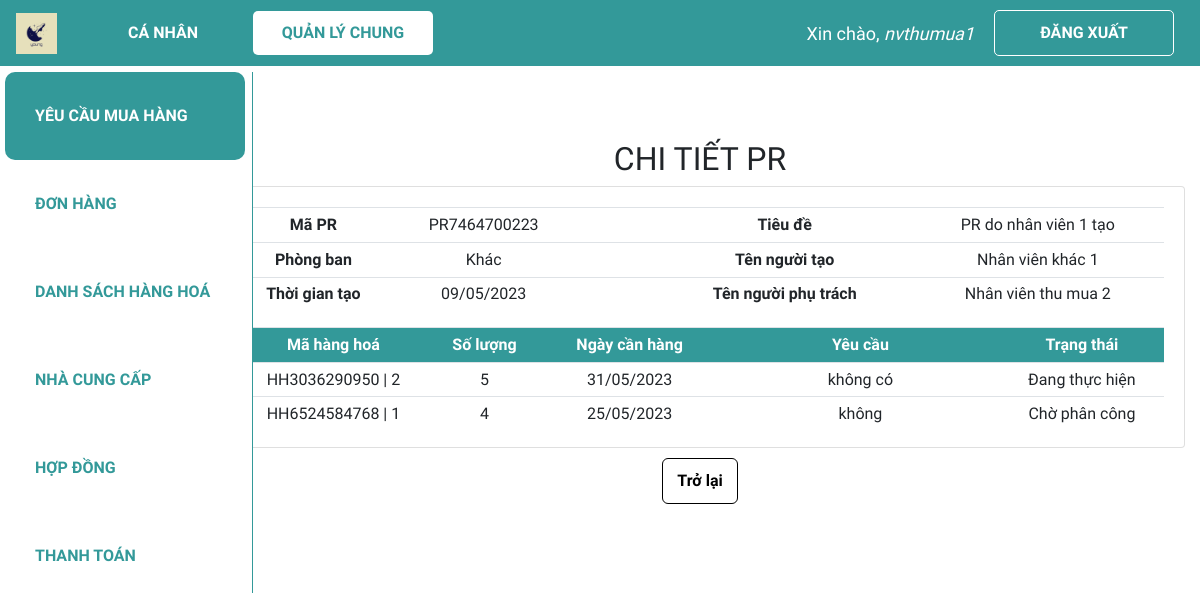
The app's page /xem_pr/PR7464700223 (signed in), older data.
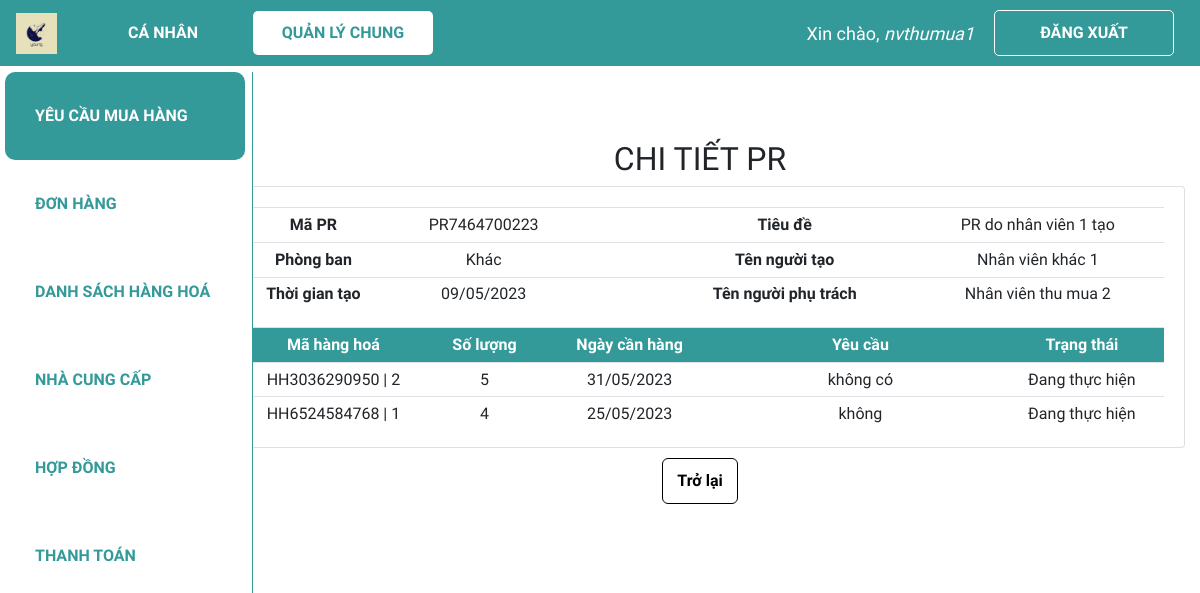
The same page, newer data.
### web_core/models.py (models this page shows, shortened)
class PR_HH(models.Model):
    danh_muc_trang_thai = (
        ('Chờ phân công', 'Chờ phân công'),
        ('Đang thực hiện', 'Đang thực hiện'),
        ('Đã hoàn thành', 'Đã hoàn thành'),
    )
    ma_PR = models.ForeignKey(PR, on_delete = models.CASCADE, verbose_name = 'Mã PR', blank = True, null = True)
    ma_hang_hoa = models.ForeignKey(HANGHOA, on_delete=models.SET_NULL, verbose_name = 'Mã hàng hoá', null = True)
    so_luong = models.IntegerField('Số lượng', validators = [MinValueValidator(0)], default = 0)
    ngay_can_hang = models.DateField('Ngày cần hàng', editable = True, blank = True, null = True)
    ngay_cap_nhat = models.DateField('Ngày cập nhật', default = datetime.now)
    yeu_cau = models.CharField('Yêu cầu', max_length = 300, blank = True, null = True)
    trang_thai = models.CharField('Trạng thái PR', max_length = 100, choices=danh_muc_trang_thai, default='Chờ phân công', null=True)

class HANGHOA(models.Model):
    ma_HH = ShortUUIDField(
        verbose_name='Mã hàng hoá',
        length=10,
        max_length=12,
        prefix="HH",
        alphabet="0123456789",
        primary_key=True
    )
    ten_hang_hoa = models.CharField('Tên hàng hoá', max_length = 100, null=True)
    so_luong_ton = models.IntegerField('Số lượng tồn', validators = [MinValueValidator(0)], default = 0)
    def __str__(self):
        line = str(self.ma_HH) + ' | ' + self.ten_hang_hoa
        return line

### web_core/views.py (the view)
# urls.py: path('xem_pr/<str:ma_PR>', views.view_pr, name='quanli_xem_pr'),
@login_required(login_url='login')
def view_pr(request, ma_PR):
    if ma_PR is None:
        return redirect('/dspr')
    pr = PR.objects.get(ma_PR=ma_PR)
    pr_hhs = PR_HH.objects.filter(ma_PR = ma_PR)
    context = {'pr':pr, 'pr_hh':pr_hhs}
    return render(request,'web_core/view_pr.html', context)

### web_core/templatetags/index.py (called while the page is built)
@register.filter
def first_group_name(user):
    groups = user.groups.all()
    if groups:
        return groups[0].name
    return ''

### web_core/templates/web_core/view_pr.html (shortened to what this page needs)
{% extends 'web_core/main.html' %}
{% block content %}
<h2 class="table-title" style>CHI TIẾT PR</h2>
<div class="card card-body">
    <table class="table table-sm pr">
        <tr>
            <th class="mid-content">Mã PR</th>
            <td class="mid-content">{{pr.ma_PR}}</td>
            <th class="small-content"></th>
            <th class="large-content">Tiêu đề</th>
            <td class="large-content">{{pr.ten_PR}}</td>
        </tr>
        <tr>
            <th class="mid-content">Phòng ban</th>
            <td class="mid-content">{{pr.ma_nhan_vien_tao.phong_ban}}</td>
            <th class="small-content"></th>
            <th class="mid-content">Tên người tạo</th>
            <td class="mid-content">{{pr.ma_nhan_vien_tao.ho_ten}}</td>
        </tr>
        <tr>
            <th class="mid-content">Thời gian tạo</th>
            <td class="mid-content">{{pr.ngay_tao|date:"d/m/Y"}}</td>
            <th class="small-content"></th>
            <th class="mid-content">Tên người phụ trách</th>
            <td class="mid-content">{{pr.ma_nhan_vien_phu_trach.ho_ten}}</td>
        </tr>
    </table>
    <table class="table table-sm pr_hh">
        <tr class="table-head">
            <th class="mid-content">Mã hàng hoá</th>
            <th class="small-content">Số lượng</th>
            <th class="mid-content">Ngày cần hàng</th>
            <th class="large-content">Yêu cầu</th>
            <th class="mid-content">Trạng thái</th>
        </tr>
        {% for line in pr_hh %}
        <tr>
            <td class="mid-content">{{line.ma_hang_hoa}}</td>
            <td class="small-content">{{line.so_luong}}</td>
            <td class="mid-content">{{line.ngay_can_hang|date:"d/m/Y"}}</td>
            <td class="large-content">{{line.yeu_cau}}</td>
            <td class="mid-content">{{line.trang_thai}}</td>
        </tr>
        {% endfor %}
    </table>
</div>
<div class="form-btn">
    {% load index %}
    <a class='btn back-btn' href="{% url 'quanli_dspr' %}">Trở lại</a>
</div>
{% endblock %}

Row changes from the older to the newer data that the page shows:
changed PR_HH "không": trang_thai "Chờ phân công" → "Đang thực hiện"
